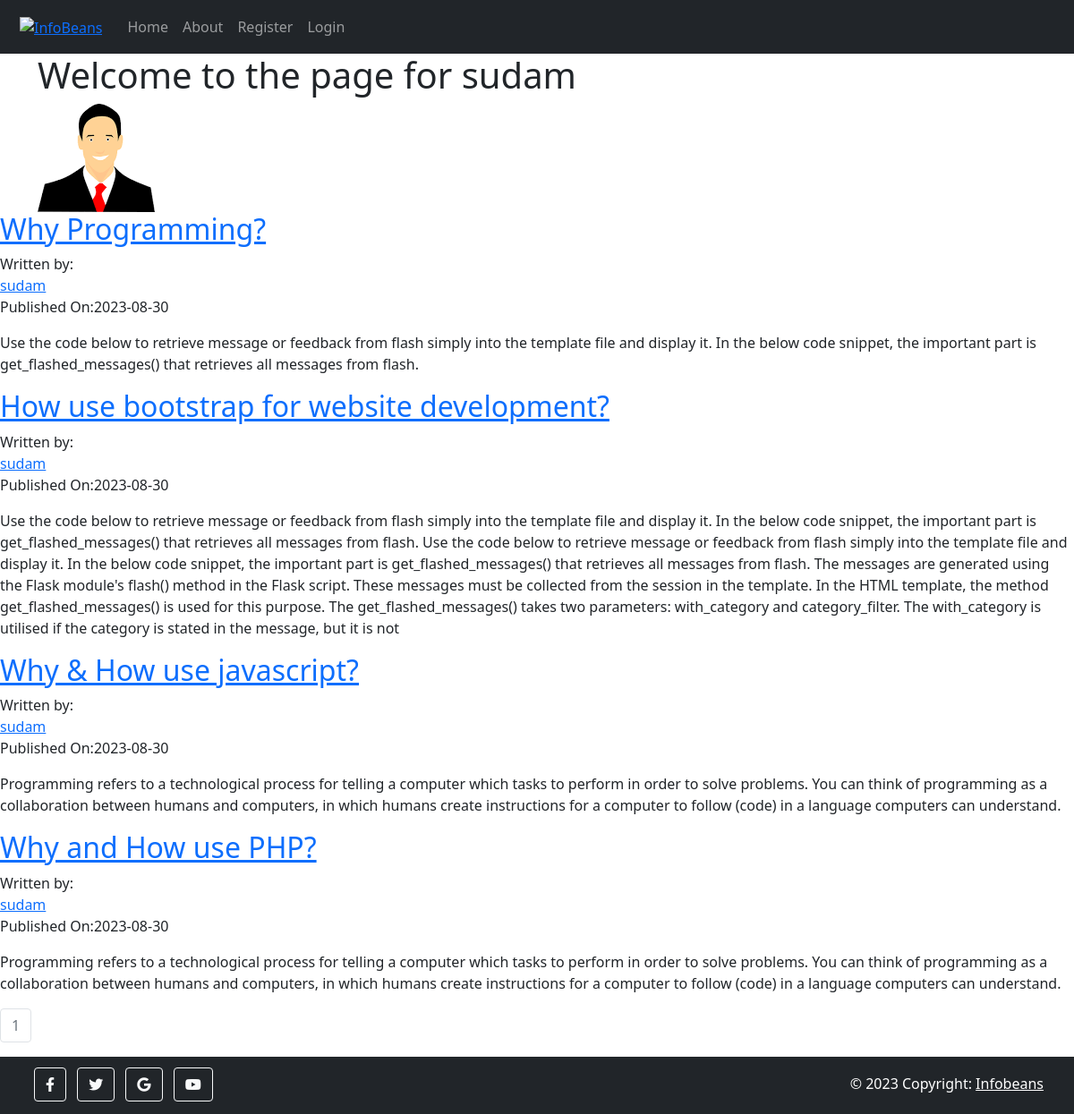
Screenshot of /sudam with the database file from the repository.
### wowblog/models.py (models this page shows, shortened)
class User(db.Model, UserMixin):
    __tablename__ = 'users'
    id              = db.Column(db.Integer, primary_key=True)
    profile_image   = db.Column(db.String(64), nullable=False, default='default_profile.jpg')
    email           = db.Column(db.String(64), unique=True,index=True)
    username        = db.Column(db.String(64), unique=True, index=True)
    password_hash   = db.Column(db.String(128))
    post            = db.relationship('BlogPost',  backref='author', lazy=True)

class BlogPost(db.Model):
    user        = db.relationship(User)
    id          = db.Column(db.Integer, primary_key=True)
    user_id     = db.Column(db.Integer, db.ForeignKey('users.id'), nullable=False)
    date        = db.Column(db.DateTime, nullable=False, default=datetime.datetime.utcnow())
    title       = db.Column(db.String(140), nullable=False)
    text        = db.Column(db.Text, nullable=False)
    bimg        = db.Column(db.String(200), nullable=True)

### wowblog/users/views.py (the view)
@users.route("/<username>")
def user_posts(username):
    page = request.args.get('page', 1, type=int)
    user = User.query.filter_by( username = username ).first_or_404()
    blog_posts = BlogPost.query.filter_by(author=user).order_by(BlogPost.date.desc()).paginate(page=page, per_page=5)
    return render_template('user_blog_posts.html', blog_posts= blog_posts , user=user)

### wowblog/templates/user_blog_posts.html
{% extends 'base.html' %}
{% block content %}
    <div class="container">
        <div class="jumbotron">
            <h1>Welcome to the page for {{user.username}}</h1>
            <img src="{{ url_for('static', filename='profile_pics/'+user.profile_image ) }}" >
        </div>
    </div>
    {% for post in blog_posts.items %}
        <h2> <a href ="url_for('blog_posts.blog_post', blog_post_id=post.id)" > {{ post.title}}</a></h2>
        Written by:  <a href="{{ url_for('users.user_posts', username= post.author.username) }}">{{ post.author.username }}</a>
        <p> Published On:{{ post.date.strftime("%Y-%m-%d") }}  </p>
        <p>{{ post.text }}</p>
    {% endfor %}
    <nav aria-label="Page navigation example">
        <ul class="pagination">
            {% for page_num in blog_posts.iter_pages(left_edge=1, right_edge=1, left_current=1, right_current=2) %}
            {% if blog_posts.page == page_num  %}
                  <li class="page-item disabled"><a class="page-link" href="{{url_for('users.user_posts', username= user.username, page=page_num)}}">{{page_num}}</a></li>
                {% else %}
                     <li class="page-item"><a class="page-link" href="{{url_for('users.user_posts', username= user.username, page=page_num)}}">{{page_num}}</a></li>
                {%endif %}
            {% endfor %}
        </ul>
      </nav>
{% endblock %}

### wowblog/templates/base.html (style rules this page uses)
body { margin: 0; padding: 0; display: flex; flex-direction: column; min-height: 100vh; }

### rows the page displays
User: username "sudam", profile_image (picture)
BlogPost: title "Why Programming?", author.username "sudam", date "2023-08-30", text "Use the code below to retrieve message or feedback from flash simply into the template file and display it. In the below code snippet, the important part is get_flashed_messages() that retrieves all messages from flash."
BlogPost: title "How use bootstrap for website development?", author.username "sudam", date "2023-08-30", text "Use the code below to retrieve message or feedback from flash simply into the template file and display it. In the below code snippet, the important part is get_flashed_messages() that retrieves all messages from flash. Use the code below to retrieve message or feedback from flash simply into the template file and display it. In the below code snippet, the important part is get_flashed_messages() that retrieves all messages from flash. The messages are generated using the Flask module's flash() method in the Flask script. These messages must be collected from the session in the template. In the HTML template, the method get_flashed_messages() is used for this purpose. The…"
BlogPost: title "Why & How use javascript?", author.username "sudam", date "2023-08-30", text "Programming refers to a technological process for telling a computer which tasks to perform in order to solve problems. You can think of programming as a collaboration between humans and computers, in which humans create instructions for a computer to follow (code) in a language computers can understand."
BlogPost: title "Why and How use PHP?", author.username "sudam", date "2023-08-30", text "Programming refers to a technological process for telling a computer which tasks to perform in order to solve problems. You can think of programming as a collaboration between humans and computers, in which humans create instructions for a computer to follow (code) in a language computers can understand."

### other values shown
{{ page_num }} "1"
